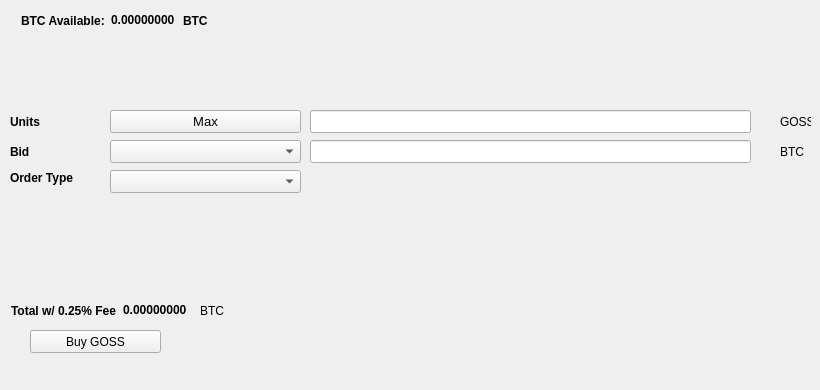
   <widget class="QWidget" name="BuyTab">
    <attribute name="title">
     <string>Buy</string>
    </attribute>
    <widget class="QPushButton" name="BuyGOSS">
     <property name="geometry">
      <rect>
       <x>30</x>
       <y>330</y>
       <width>131</width>
       <height>23</height>
      </rect>
     </property>
     <property name="text">
      <string>Buy GOSS</string>
     </property>
     <property name="icon">
      <iconset resource="../gossip.qrc">
       <normaloff>:/icons/bitcoin</normaloff>:/icons/bitcoin</iconset>
     </property>
    </widget>
    <widget class="QLabel" name="label_3">
     <property name="geometry">
      <rect>
       <x>10</x>
       <y>110</y>
       <width>46</width>
       <height>23</height>
      </rect>
     </property>
     <property name="font">
      <font>
       <weight>75</weight>
       <bold>true</bold>
      </font>
     </property>
     <property name="text">
      <string>Units</string>
     </property>
    </widget>
    <widget class="QLineEdit" name="UnitsInput">
     <property name="geometry">
      <rect>
       <x>310</x>
       <y>110</y>
       <width>441</width>
       <height>23</height>
      </rect>
     </property>
     <property name="font">
      <font>
       <pointsize>9</pointsize>
       <weight>75</weight>
       <bold>true</bold>
      </font>
     </property>
    </widget>
    <widget class="QLineEdit" name="BuyBidPriceEdit">
     <property name="geometry">
      <rect>
       <x>310</x>
       <y>140</y>
       <width>441</width>
       <height>23</height>
      </rect>
     </property>
     <property name="font">
      <font>
       <pointsize>9</pointsize>
       <weight>75</weight>
       <bold>true</bold>
      </font>
     </property>
    </widget>
    <widget class="QLabel" name="label_4">
     <property name="geometry">
      <rect>
       <x>780</x>
       <y>110</y>
       <width>31</width>
       <height>23</height>
      </rect>
     </property>
     <property name="text">
      <string>GOSS</string>
     </property>
    </widget>
    <widget class="QLabel" name="label_5">
     <property name="geometry">
      <rect>
       <x>780</x>
       <y>140</y>
       <width>31</width>
       <height>23</height>
      </rect>
     </property>
     <property name="text">
      <string>BTC</string>
     </property>
    </widget>
    <widget class="QLabel" name="label_6">
     <property name="geometry">
      <rect>
       <x>10</x>
       <y>140</y>
       <width>46</width>
       <height>23</height>
      </rect>
     </property>
     <property name="font">
      <font>
       <weight>75</weight>
       <bold>true</bold>
      </font>
     </property>
     <property name="text">
      <string>Bid</string>
     </property>
    </widget>
    <widget class="QLabel" name="label_7">
     <property name="geometry">
      <rect>
       <x>10</x>
       <y>170</y>
       <width>91</width>
       <height>16</height>
      </rect>
     </property>
     <property name="font">
      <font>
       <weight>75</weight>
       <bold>true</bold>
      </font>
     </property>
     <property name="text">
      <string>Order Type</string>
     </property>
    </widget>
    <widget class="QPushButton" name="Buy_Max_Amount">
     <property name="geometry">
      <rect>
       <x>110</x>
       <y>110</y>
       <width>191</width>
       <height>23</height>
      </rect>
     </property>
     <property name="font">
      <font>
       <pointsize>10</pointsize>
      </font>
     </property>
     <property name="text">
      <string>Max</string>
     </property>
    </widget>
    <widget class="QComboBox" name="BuyBidcomboBox">
     <property name="geometry">
      <rect>
       <x>110</x>
       <y>140</y>
       <width>191</width>
       <height>23</height>
      </rect>
     </property>
     <property name="font">
      <font>
       <pointsize>10</pointsize>
      </font>
     </property>
    </widget>
    <widget class="QComboBox" name="buyOrdertypeCombo">
     <property name="geometry">
      <rect>
       <x>110</x>
       <y>170</y>
       <width>191</width>
       <height>23</height>
      </rect>
     </property>
     <property name="font">
      <font>
       <pointsize>10</pointsize>
      </font>
     </property>
    </widget>
    <widget class="QWidget" name="layoutWidget1">
     <property name="geometry">
      <rect>
       <x>21</x>
       <y>11</y>
       <width>227</width>
       <height>19</height>
      </rect>
     </property>
     <layout class="QHBoxLayout" name="horizontalLayout_3">
      <item>
       <widget class="QLabel" name="label232">
        <property name="font">
         <font>
          <weight>75</weight>
          <bold>true</bold>
         </font>
        </property>
        <property name="text">
         <string>BTC Available:</string>
        </property>
       </widget>
      </item>
      <item>
       <widget class="QLabel" name="BtcAvailableLbl">
        <property name="palette">
         <palette>
          <active>
           <colorrole role="WindowText">
            <brush brushstyle="SolidPattern">
             <color alpha="255">
              <red>0</red>
              <green>0</green>
              <blue>0</blue>
             </color>
            </brush>
           </colorrole>
           <colorrole role="Button">
            <brush brushstyle="SolidPattern">
             <color alpha="255">
              <red>0</red>
              <green>170</green>
              <blue>0</blue>
             </color>
            </brush>
           </colorrole>
           <colorrole role="Light">
            <brush brushstyle="SolidPattern">
             <color alpha="255">
              <red>0</red>
              <green>255</green>
              <blue>0</blue>
             </color>
            </brush>
           </colorrole>
           <colorrole role="Midlight">
            <brush brushstyle="SolidPattern">
             <color alpha="255">
              <red>0</red>
              <green>212</green>
              <blue>0</blue>
             </color>
            </brush>
           </colorrole>
           <colorrole role="Dark">
            <brush brushstyle="SolidPattern">
             <color alpha="255">
              <red>0</red>
              <green>85</green>
              <blue>0</blue>
             </color>
            </brush>
           </colorrole>
           <colorrole role="Mid">
            <brush brushstyle="SolidPattern">
             <color alpha="255">
              <red>0</red>
              <green>113</green>
              <blue>0</blue>
             </color>
            </brush>
           </colorrole>
           <colorrole role="Text">
            <brush brushstyle="SolidPattern">
             <color alpha="255">
              <red>0</red>
              <green>170</green>
              <blue>0</blue>
             </color>
            </brush>
           </colorrole>
           <colorrole role="BrightText">
            <brush brushstyle="SolidPattern">
             <color alpha="255">
              <red>255</red>
              <green>255</green>
              <blue>255</blue>
             </color>
            </brush>
           </colorrole>
           <colorrole role="ButtonText">
            <brush brushstyle="SolidPattern">
             <color alpha="255">
              <red>0</red>
              <green>0</green>
              <blue>0</blue>
             </color>
            </brush>
           </colorrole>
           <colorrole role="Base">
            <brush brushstyle="SolidPattern">
             <color alpha="255">
              <red>255</red>
              <green>255</green>
              <blue>255</blue>
             </color>
            </brush>
           </colorrole>
           <colorrole role="Window">
            <brush brushstyle="SolidPattern">
             <color alpha="255">
              <red>0</red>
              <green>170</green>
              <blue>0</blue>
             </color>
            </brush>
           </colorrole>
           <colorrole role="Shadow">
            <brush brushstyle="SolidPattern">
             <color alpha="255">
              <red>0</red>
              <green>0</green>
              <blue>0</blue>
             </color>
            </brush>
           </colorrole>
           <colorrole role="AlternateBase">
            <brush brushstyle="SolidPattern">
             <color alpha="255">
              <red>127</red>
              <green>212</green>
              <blue>127</blue>
             </color>
            </brush>
           </colorrole>
           <colorrole role="ToolTipBase">
            <brush brushstyle="SolidPattern">
             <color alpha="255">
              <red>255</red>
              <green>255</green>
              <blue>220</blue>
             </color>
            </brush>
           </colorrole>
           <colorrole role="ToolTipText">
            <brush brushstyle="SolidPattern">
             <color alpha="255">
              <red>0</red>
              <green>0</green>
              <blue>0</blue>
             </color>
            </brush>
           </colorrole>
          </active>
          <inactive>
           <colorrole role="WindowText">
            <brush brushstyle="SolidPattern">
             <color alpha="255">
              <red>0</red>
              <green>0</green>
              <blue>0</blue>
             </color>
            </brush>
           </colorrole>
           <colorrole role="Button">
            <brush brushstyle="SolidPattern">
             <color alpha="255">
              <red>0</red>
              <green>170</green>
              <blue>0</blue>
             </color>
            </brush>
           </colorrole>
           <colorrole role="Light">
            <brush brushstyle="SolidPattern">
             <color alpha="255">
              <red>0</red>
              <green>255</green>
              <blue>0</blue>
             </color>
            </brush>
           </colorrole>
           <colorrole role="Midlight">
            <brush brushstyle="SolidPattern">
             <color alpha="255">
              <red>0</red>
              <green>212</green>
              <blue>0</blue>
             </color>
            </brush>
           </colorrole>
           <colorrole role="Dark">
            <brush brushstyle="SolidPattern">
             <color alpha="255">
              <red>0</red>
              <green>85</green>
              <blue>0</blue>
             </color>
            </brush>
           </colorrole>
           <colorrole role="Mid">
            <brush brushstyle="SolidPattern">
             <color alpha="255">
              <red>0</red>
              <green>113</green>
              <blue>0</blue>
             </color>
            </brush>
           </colorrole>
           <colorrole role="Text">
            <brush brushstyle="SolidPattern">
             <color alpha="255">
              <red>0</red>
              <green>170</green>
              <blue>0</blue>
             </color>
            </brush>
           </colorrole>
           <colorrole role="BrightText">
            <brush brushstyle="SolidPattern">
             <color alpha="255">
              <red>255</red>
              <green>255</green>
              <blue>255</blue>
             </color>
            </brush>
           </colorrole>
           <colorrole role="ButtonText">
            <brush brushstyle="SolidPattern">
             <color alpha="255">
              <red>0</red>
              <green>0</green>
              <blue>0</blue>
             </color>
            </brush>
           </colorrole>
           <colorrole role="Base">
            <brush brushstyle="SolidPattern">
             <color alpha="255">
              <red>255</red>
              <green>255</green>
              <blue>255</blue>
             </color>
            </brush>
           </colorrole>
           <colorrole role="Window">
            <brush brushstyle="SolidPattern">
             <color alpha="255">
              <red>0</red>
              <green>170</green>
              <blue>0</blue>
             </color>
            </brush>
           </colorrole>
           <colorrole role="Shadow">
            <brush brushstyle="SolidPattern">
             <color alpha="255">
              <red>0</red>
              <green>0</green>
              <blue>0</blue>
             </color>
            </brush>
           </colorrole>
           <colorrole role="AlternateBase">
            <brush brushstyle="SolidPattern">
             <color alpha="255">
              <red>127</red>
              <green>212</green>
              <blue>127</blue>
             </color>
            </brush>
           </colorrole>
           <colorrole role="ToolTipBase">
            <brush brushstyle="SolidPattern">
             <color alpha="255">
              <red>255</red>
              <green>255</green>
              <blue>220</blue>
             </color>
            </brush>
           </colorrole>
           <colorrole role="ToolTipText">
            <brush brushstyle="SolidPattern">
             <color alpha="255">
              <red>0</red>
              <green>0</green>
              <blue>0</blue>
             </color>
            </brush>
           </colorrole>
          </inactive>
          <disabled>
           <colorrole role="WindowText">
            <brush brushstyle="SolidPattern">
             <color alpha="255">
              <red>0</red>
              <green>85</green>
              <blue>0</blue>
             </color>
            </brush>
           </colorrole>
           <colorrole role="Button">
            <brush brushstyle="SolidPattern">
             <color alpha="255">
              <red>0</red>
              <green>170</green>
              <blue>0</blue>
             </color>
            </brush>
           </colorrole>
           <colorrole role="Light">
            <brush brushstyle="SolidPattern">
             <color alpha="255">
              <red>0</red>
              <green>255</green>
              <blue>0</blue>
             </color>
            </brush>
           </colorrole>
           <colorrole role="Midlight">
            <brush brushstyle="SolidPattern">
             <color alpha="255">
              <red>0</red>
              <green>212</green>
              <blue>0</blue>
             </color>
            </brush>
           </colorrole>
           <colorrole role="Dark">
            <brush brushstyle="SolidPattern">
             <color alpha="255">
              <red>0</red>
              <green>85</green>
              <blue>0</blue>
             </color>
            </brush>
           </colorrole>
           <colorrole role="Mid">
            <brush brushstyle="SolidPattern">
             <color alpha="255">
              <red>0</red>
              <green>113</green>
              <blue>0</blue>
             </color>
            </brush>
           </colorrole>
           <colorrole role="Text">
            <brush brushstyle="SolidPattern">
             <color alpha="255">
              <red>0</red>
              <green>85</green>
              <blue>0</blue>
             </color>
            </brush>
           </colorrole>
           <colorrole role="BrightText">
            <brush brushstyle="SolidPattern">
             <color alpha="255">
              <red>255</red>
              <green>255</green>
              <blue>255</blue>
             </color>
            </brush>
           </colorrole>
           <colorrole role="ButtonText">
            <brush brushstyle="SolidPattern">
             <color alpha="255">
              <red>0</red>
              <green>85</green>
              <blue>0</blue>
             </color>
            </brush>
           </colorrole>
           <colorrole role="Base">
            <brush brushstyle="SolidPattern">
             <color alpha="255">
              <red>0</red>
              <green>170</green>
              <blue>0</blue>
             </color>
            </brush>
           </colorrole>
           <colorrole role="Window">
            <brush brushstyle="SolidPattern">
             <color alpha="255">
              <red>0</red>
              <green>170</green>
              <blue>0</blue>
             </color>
            </brush>
           </colorrole>
           <colorrole role="Shadow">
            <brush brushstyle="SolidPattern">
             <color alpha="255">
              <red>0</red>
              <green>0</green>
              <blue>0</blue>
             </color>
            </brush>
           </colorrole>
           <colorrole role="AlternateBase">
            <brush brushstyle="SolidPattern">
             <color alpha="255">
              <red>0</red>
              <green>170</green>
              <blue>0</blue>
             </color>
            </brush>
           </colorrole>
           <colorrole role="ToolTipBase">
            <brush brushstyle="SolidPattern">
             <color alpha="255">
              <red>255</red>
              <green>255</green>
              <blue>220</blue>
             </color>
            </brush>
           </colorrole>
           <colorrole role="ToolTipText">
            <brush brushstyle="SolidPattern">
             <color alpha="255">
              <red>0</red>
              <green>0</green>
              <blue>0</blue>
             </color>
            </brush>
           </colorrole>
          </disabled>
         </palette>
        </property>
        <property name="font">
         <font>
          <weight>75</weight>
          <bold>true</bold>
         </font>
        </property>
        <property name="text">
         <string>0.00000000</string>
        </property>
        <property name="textInteractionFlags">
         <set>Qt::LinksAccessibleByMouse|Qt::TextSelectableByKeyboard|Qt::TextSelectableByMouse</set>
        </property>
       </widget>
      </item>
      <item>
       <widget class="QLabel" name="BtcAvailableLbl_2">
        <property name="font">
         <font>
          <weight>75</weight>
          <bold>true</bold>
         </font>
        </property>
        <property name="text">
         <string>BTC</string>
        </property>
       </widget>
      </item>
     </layout>
    </widget>
    <widget class="QWidget" name="layoutWidge2">
     <property name="geometry">
      <rect>
       <x>11</x>
       <y>301</y>
       <width>259</width>
       <height>19</height>
      </rect>
     </property>
     <layout class="QHBoxLayout" name="horizontalLayout_4">
      <item>
       <widget class="QLabel" name="label_9">
        <property name="font">
         <font>
          <weight>75</weight>
          <bold>true</bold>
         </font>
        </property>
        <property name="text">
         <string>Total w/ 0.25% Fee</string>
        </property>
       </widget>
      </item>
      <item>
       <widget class="QLabel" name="BuyCostLabel">
        <property name="palette">
         <palette>
          <active>
           <colorrole role="WindowText">
            <brush brushstyle="SolidPattern">
             <color alpha="255">
              <red>0</red>
              <green>0</green>
              <blue>0</blue>
             </color>
            </brush>
           </colorrole>
           <colorrole role="Button">
            <brush brushstyle="SolidPattern">
             <color alpha="255">
              <red>0</red>
              <green>170</green>
              <blue>0</blue>
             </color>
            </brush>
           </colorrole>
           <colorrole role="Light">
            <brush brushstyle="SolidPattern">
             <color alpha="255">
              <red>0</red>
              <green>255</green>
              <blue>0</blue>
             </color>
            </brush>
           </colorrole>
           <colorrole role="Midlight">
            <brush brushstyle="SolidPattern">
             <color alpha="255">
              <red>0</red>
              <green>212</green>
              <blue>0</blue>
             </color>
            </brush>
           </colorrole>
           <colorrole role="Dark">
            <brush brushstyle="SolidPattern">
             <color alpha="255">
              <red>0</red>
              <green>85</green>
              <blue>0</blue>
             </color>
            </brush>
           </colorrole>
           <colorrole role="Mid">
            <brush brushstyle="SolidPattern">
             <color alpha="255">
              <red>0</red>
              <green>113</green>
              <blue>0</blue>
             </color>
            </brush>
           </colorrole>
           <colorrole role="Text">
            <brush brushstyle="SolidPattern">
             <color alpha="255">
              <red>0</red>
              <green>170</green>
              <blue>0</blue>
             </color>
            </brush>
           </colorrole>
           <colorrole role="BrightText">
            <brush brushstyle="SolidPattern">
             <color alpha="255">
              <red>255</red>
              <green>255</green>
              <blue>255</blue>
             </color>
            </brush>
           </colorrole>
           <colorrole role="ButtonText">
            <brush brushstyle="SolidPattern">
             <color alpha="255">
              <red>0</red>
              <green>0</green>
              <blue>0</blue>
             </color>
            </brush>
           </colorrole>
           <colorrole role="Base">
            <brush brushstyle="SolidPattern">
             <color alpha="255">
              <red>255</red>
              <green>255</green>
              <blue>255</blue>
             </color>
            </brush>
           </colorrole>
           <colorrole role="Window">
            <brush brushstyle="SolidPattern">
             <color alpha="255">
              <red>0</red>
              <green>170</green>
              <blue>0</blue>
             </color>
            </brush>
           </colorrole>
           <colorrole role="Shadow">
            <brush brushstyle="SolidPattern">
             <color alpha="255">
              <red>0</red>
              <green>0</green>
              <blue>0</blue>
             </color>
            </brush>
           </colorrole>
           <colorrole role="AlternateBase">
            <brush brushstyle="SolidPattern">
             <color alpha="255">
              <red>127</red>
              <green>212</green>
              <blue>127</blue>
             </color>
            </brush>
           </colorrole>
           <colorrole role="ToolTipBase">
            <brush brushstyle="SolidPattern">
             <color alpha="255">
              <red>255</red>
              <green>255</green>
              <blue>220</blue>
             </color>
            </brush>
           </colorrole>
           <colorrole role="ToolTipText">
            <brush brushstyle="SolidPattern">
             <color alpha="255">
              <red>0</red>
              <green>0</green>
              <blue>0</blue>
             </color>
            </brush>
           </colorrole>
          </active>
          <inactive>
           <colorrole role="WindowText">
            <brush brushstyle="SolidPattern">
             <color alpha="255">
              <red>0</red>
              <green>0</green>
              <blue>0</blue>
             </color>
            </brush>
           </colorrole>
           <colorrole role="Button">
            <brush brushstyle="SolidPattern">
             <color alpha="255">
              <red>0</red>
              <green>170</green>
              <blue>0</blue>
             </color>
            </brush>
           </colorrole>
           <colorrole role="Light">
            <brush brushstyle="SolidPattern">
             <color alpha="255">
              <red>0</red>
              <green>255</green>
              <blue>0</blue>
             </color>
            </brush>
           </colorrole>
           <colorrole role="Midlight">
            <brush brushstyle="SolidPattern">
             <color alpha="255">
              <red>0</red>
              <green>212</green>
              <blue>0</blue>
             </color>
            </brush>
           </colorrole>
           <colorrole role="Dark">
            <brush brushstyle="SolidPattern">
             <color alpha="255">
              <red>0</red>
              <green>85</green>
              <blue>0</blue>
             </color>
            </brush>
           </colorrole>
           <colorrole role="Mid">
            <brush brushstyle="SolidPattern">
             <color alpha="255">
              <red>0</red>
              <green>113</green>
              <blue>0</blue>
             </color>
            </brush>
           </colorrole>
           <colorrole role="Text">
            <brush brushstyle="SolidPattern">
             <color alpha="255">
              <red>0</red>
              <green>170</green>
              <blue>0</blue>
             </color>
            </brush>
           </colorrole>
           <colorrole role="BrightText">
            <brush brushstyle="SolidPattern">
             <color alpha="255">
              <red>255</red>
              <green>255</green>
              <blue>255</blue>
             </color>
            </brush>
           </colorrole>
           <colorrole role="ButtonText">
            <brush brushstyle="SolidPattern">
             <color alpha="255">
              <red>0</red>
              <green>0</green>
              <blue>0</blue>
             </color>
            </brush>
           </colorrole>
           <colorrole role="Base">
            <brush brushstyle="SolidPattern">
             <color alpha="255">
              <red>255</red>
              <green>255</green>
              <blue>255</blue>
             </color>
            </brush>
           </colorrole>
           <colorrole role="Window">
            <brush brushstyle="SolidPattern">
             <color alpha="255">
              <red>0</red>
              <green>170</green>
              <blue>0</blue>
             </color>
            </brush>
           </colorrole>
           <colorrole role="Shadow">
            <brush brushstyle="SolidPattern">
             <color alpha="255">
              <red>0</red>
              <green>0</green>
              <blue>0</blue>
             </color>
            </brush>
           </colorrole>
           <colorrole role="AlternateBase">
            <brush brushstyle="SolidPattern">
             <color alpha="255">
              <red>127</red>
              <green>212</green>
              <blue>127</blue>
             </color>
            </brush>
           </colorrole>
           <colorrole role="ToolTipBase">
            <brush brushstyle="SolidPattern">
             <color alpha="255">
              <red>255</red>
              <green>255</green>
              <blue>220</blue>
             </color>
            </brush>
           </colorrole>
           <colorrole role="ToolTipText">
            <brush brushstyle="SolidPattern">
             <color alpha="255">
              <red>0</red>
              <green>0</green>
              <blue>0</blue>
             </color>
            </brush>
           </colorrole>
          </inactive>
          <disabled>
           <colorrole role="WindowText">
            <brush brushstyle="SolidPattern">
             <color alpha="255">
              <red>0</red>
              <green>85</green>
              <blue>0</blue>
             </color>
            </brush>
           </colorrole>
           <colorrole role="Button">
            <brush brushstyle="SolidPattern">
             <color alpha="255">
              <red>0</red>
              <green>170</green>
              <blue>0</blue>
             </color>
            </brush>
           </colorrole>
           <colorrole role="Light">
            <brush brushstyle="SolidPattern">
             <color alpha="255">
              <red>0</red>
              <green>255</green>
              <blue>0</blue>
             </color>
            </brush>
           </colorrole>
           <colorrole role="Midlight">
            <brush brushstyle="SolidPattern">
             <color alpha="255">
              <red>0</red>
              <green>212</green>
              <blue>0</blue>
             </color>
            </brush>
           </colorrole>
           <colorrole role="Dark">
            <brush brushstyle="SolidPattern">
             <color alpha="255">
              <red>0</red>
              <green>85</green>
              <blue>0</blue>
             </color>
            </brush>
           </colorrole>
           <colorrole role="Mid">
            <brush brushstyle="SolidPattern">
             <color alpha="255">
              <red>0</red>
              <green>113</green>
              <blue>0</blue>
             </color>
            </brush>
           </colorrole>
           <colorrole role="Text">
            <brush brushstyle="SolidPattern">
             <color alpha="255">
              <red>0</red>
              <green>85</green>
              <blue>0</blue>
             </color>
            </brush>
           </colorrole>
           <colorrole role="BrightText">
            <brush brushstyle="SolidPattern">
             <color alpha="255">
              <red>255</red>
              <green>255</green>
              <blue>255</blue>
             </color>
            </brush>
           </colorrole>
           <colorrole role="ButtonText">
            <brush brushstyle="SolidPattern">
             <color alpha="255">
              <red>0</red>
              <green>85</green>
              <blue>0</blue>
             </color>
            </brush>
           </colorrole>
           <colorrole role="Base">
            <brush brushstyle="SolidPattern">
             <color alpha="255">
              <red>0</red>
              <green>170</green>
              <blue>0</blue>
             </color>
            </brush>
           </colorrole>
           <colorrole role="Window">
            <brush brushstyle="SolidPattern">
             <color alpha="255">
              <red>0</red>
              <green>170</green>
              <blue>0</blue>
             </color>
            </brush>
           </colorrole>
           <colorrole role="Shadow">
            <brush brushstyle="SolidPattern">
             <color alpha="255">
              <red>0</red>
              <green>0</green>
              <blue>0</blue>
             </color>
            </brush>
           </colorrole>
           <colorrole role="AlternateBase">
            <brush brushstyle="SolidPattern">
             <color alpha="255">
              <red>0</red>
              <green>170</green>
              <blue>0</blue>
             </color>
            </brush>
           </colorrole>
           <colorrole role="ToolTipBase">
            <brush brushstyle="SolidPattern">
             <color alpha="255">
              <red>255</red>
              <green>255</green>
              <blue>220</blue>
             </color>
            </brush>
           </colorrole>
           <colorrole role="ToolTipText">
            <brush brushstyle="SolidPattern">
             <color alpha="255">
              <red>0</red>
              <green>0</green>
              <blue>0</blue>
             </color>
            </brush>
           </colorrole>
          </disabled>
         </palette>
        </property>
        <property name="font">
         <font>
          <weight>75</weight>
          <bold>true</bold>
         </font>
        </property>
        <property name="autoFillBackground">
         <bool>false</bool>
        </property>
        <property name="text">
         <string>0.00000000</string>
        </property>
        <property name="textInteractionFlags">
         <set>Qt::LinksAccessibleByMouse|Qt::TextSelectableByMouse</set>
        </property>
       </widget>
      </item>
      <item>
       <widget class="QLabel" name="label_10">
        <property name="font">
         <font>
          <weight>50</weight>
          <bold>false</bold>
         </font>
        </property>
        <property name="text">
         <string>BTC</string>
        </property>
       </widget>
      </item>
     </layout>
    </widget>
    <widget class="QLabel" name="label_24">
     <property name="geometry">
      <rect>
       <x>460</x>
       <y>300</y>
       <width>281</width>
       <height>81</height>
      </rect>
     </property>
     <property name="text">
      <string/>
     </property>
     <property name="pixmap">
      <pixmap>:/images/bittrex</pixmap>
     </property>
    </widget>
   </widget>
